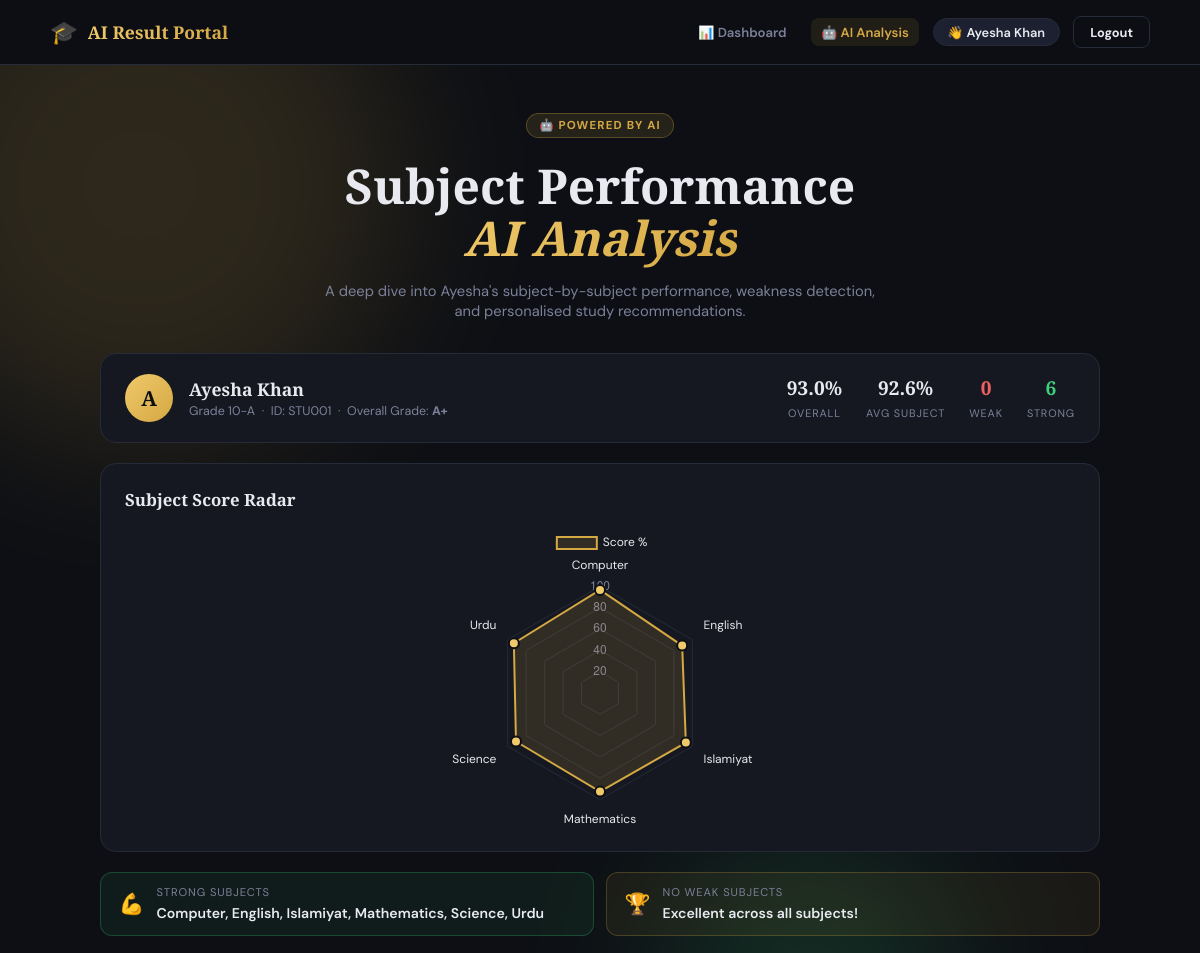
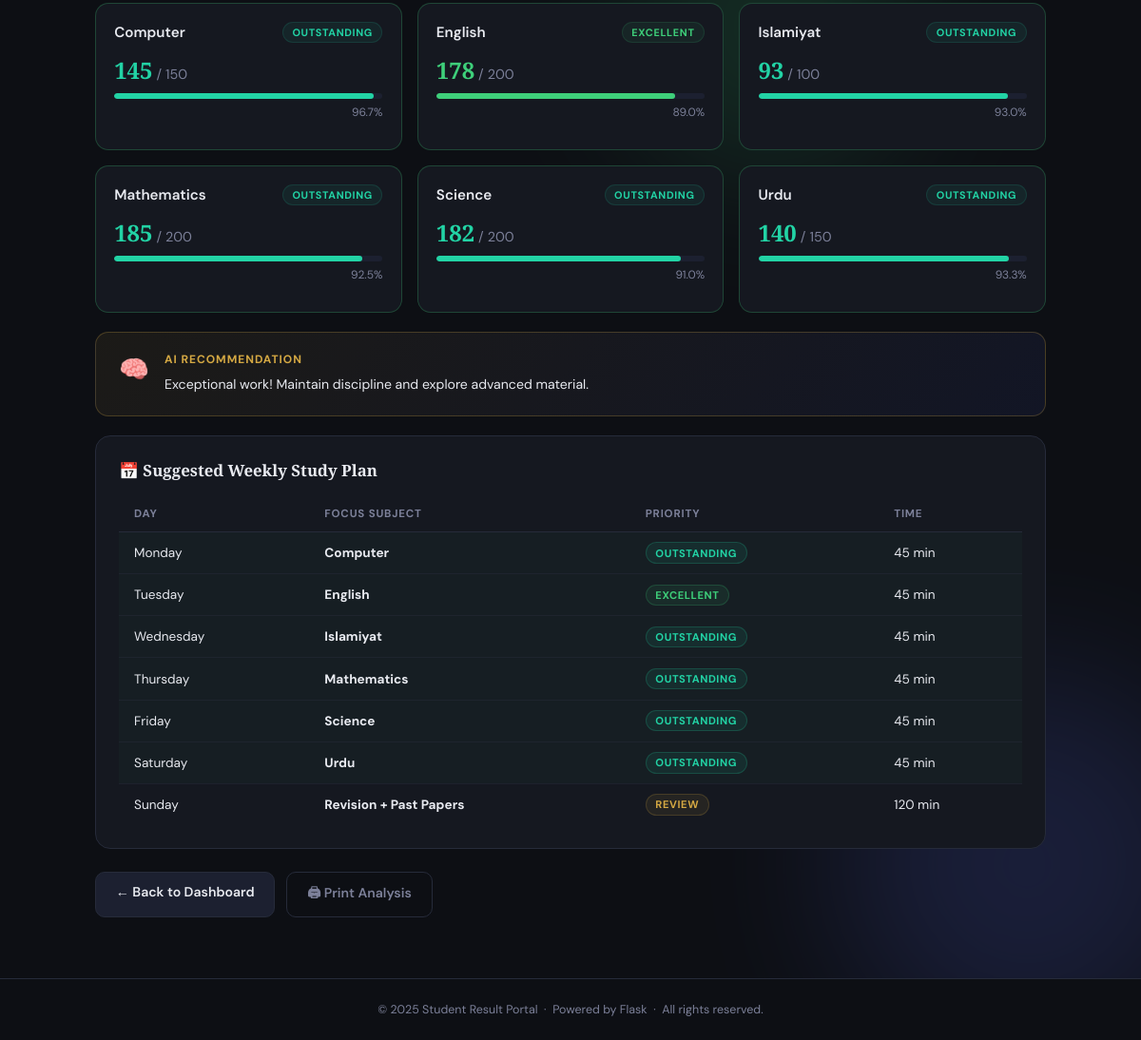
Screenshot of /ai-analysis (signed in) with the database file from the repository (2 pictures, top to bottom).
### tables this page shows
CREATE TABLE students (
            id       TEXT PRIMARY KEY,
            name     TEXT    NOT NULL,
            class    TEXT    NOT NULL,
            total    INTEGER NOT NULL,
            obtained INTEGER NOT NULL,
            grade    TEXT    NOT NULL
        , parent_phone TEXT DEFAULT '', sms_sent INTEGER DEFAULT 0, whatsapp_sent INTEGER DEFAULT 0);

CREATE TABLE subject_marks (
            student_id TEXT    NOT NULL,
            subject    TEXT    NOT NULL,
            obtained   INTEGER NOT NULL,
            PRIMARY KEY (student_id, subject),
            FOREIGN KEY (student_id) REFERENCES students(id)
        );

### app.py (the view)
@app.route("/ai-analysis")
@login_required
def ai_analysis():
    sid=session["student"]["id"]
    student,ai=fetch_student_data(sid)
    if not student: session.clear(); return redirect(url_for("login"))
    return render_template("ai_analysis.html",student=student,ai=ai,user=session["student"])

### app.py (called while the page is built)
def get_db() -> sqlite3.Connection:
    conn = sqlite3.connect(DB_PATH)
    conn.row_factory = sqlite3.Row
    return conn

def login_required(f):
    from functools import wraps
    @wraps(f)
    def d(*a,**kw):
        if "student" not in session: return redirect(url_for("login"))
        return f(*a,**kw)
    return d

def fetch_student_data(sid):
    conn=get_db()
    row=conn.execute("SELECT * FROM students WHERE id=?",(sid,)).fetchone()
    sr =conn.execute("SELECT subject,obtained FROM subject_marks WHERE student_id=?",(sid,)).fetchall()
    conn.close()
    if not row: return None,None
    pct=round((row["obtained"]/row["total"])*100,2)
    student={"id":row["id"],"name":row["name"],"cls":row["class"],
             "total":row["total"],"obtained":row["obtained"],"grade":row["grade"],
             "percentage":pct,"parent_phone":row["parent_phone"] or "",
             "whatsapp_sent":row["whatsapp_sent"]}
    sm={r["subject"]:r["obtained"] for r in sr}
    return student,(analyse_subjects(sm) if sm else None)

### templates/ai_analysis.html (shortened to what this page needs)
<!DOCTYPE html>
<html lang="en">
<head>
  <link rel="stylesheet" href="{{ url_for('static', filename='style.css') }}"/>
</head>
<body>
  <nav class="navbar">
    <div class="nav-inner">
      <div class="nav-brand">
        <span class="nav-icon">🎓</span>
        <span class="nav-title">AI Result Portal</span>
      </div>
      <div class="nav-links">
        <a href="/dashboard"   class="nav-link">📊 Dashboard</a>
        <a href="/ai-analysis" class="nav-link nav-link--active">🤖 AI Analysis</a>
        <span class="nav-user">👋 {{ user.name }}</span>
        <a href="/logout" class="nav-btn nav-btn-outline">Logout</a>
      </div>
    </div>
  </nav>
  <main class="ai-page-main">
    <div class="result-bg">
      <div class="blob blob-1"></div>
    </div>
    <div class="ai-page-wrapper">
      <div class="ai-page-header">
        <span class="ai-chip">🤖 Powered by AI</span>
        <h1 class="ai-page-title">Subject Performance<br/><em>AI Analysis</em></h1>
        <p class="ai-page-sub">
          A deep dive into {{ student.name.split()[0] }}'s subject-by-subject performance,
          weakness detection, and personalised study recommendations.
        </p>
      </div>
      <div class="ai-student-bar">
        <div class="asb-left">
          <div class="asb-avatar">{{ student.name[0] }}</div>
          <div>
            <div class="asb-name">{{ student.name }}</div>
            <div class="asb-meta">
              {{ student.cls }} &nbsp;·&nbsp; ID: {{ student.id }}
              &nbsp;·&nbsp; Overall Grade: <strong>{{ student.grade }}</strong>
            </div>
          </div>
        </div>
        <div class="asb-stats">
          <div class="asb-stat">
            <span class="asb-val">{{ student.percentage }}%</span>
            <span class="asb-lbl">Overall</span>
          </div>
          <div class="asb-stat">
            <span class="asb-val">{{ ai.avg_pct }}%</span>
            <span class="asb-lbl">Avg Subject</span>
          </div>
          <div class="asb-stat">
            <span class="asb-val" style="color:#f06060;">{{ ai.weak|length }}</span>
            <span class="asb-lbl">Weak</span>
          </div>
          <div class="asb-stat">
            <span class="asb-val" style="color:#3ecf7a;">{{ ai.strong|length }}</span>
            <span class="asb-lbl">Strong</span>
          </div>
        </div>
      </div>
      <div class="dash-card" style="margin-bottom:1.25rem;">
        <h3 class="dc-title">Subject Score Radar</h3>
        <div class="chart-wrap chart-wrap--radar">
          <canvas id="radarChart"></canvas>
        </div>
      </div>
      <div class="ai-summary-row">
        {% if ai.strong %}
        <div class="summary-pill strong-pill">
          <span class="pill-icon">💪</span>
          <div>
            <span class="pill-label">Strong Subjects</span>
            <span class="pill-subjects">{{ ai.strong | join(", ") }}</span>
          </div>
        </div>
        {% endif %}
        {% if not ai.weak %}
        <div class="summary-pill perfect-pill">
          <span class="pill-icon">🏆</span>
          <div>
            <span class="pill-label">No Weak Subjects</span>
            <span class="pill-subjects">Excellent across all subjects!</span>
          </div>
        </div>
        {% endif %}
      </div>
      <div class="subject-grid">
        {% for subj, data in ai.subjects.items() %}
        <div class="subject-card
          {% if data.status in ['Weak','Critical'] %}subject-card--weak
          {% elif data.status in ['Outstanding','Excellent'] %}subject-card--strong{% endif %}">
          <div class="sc-top">
            <span class="sc-name">{{ subj }}</span>
            <span class="sc-badge"
              style="color:{{ data.color }};border-color:{{ data.color }}20;background:{{ data.color }}12;">
              {{ data.status }}
            </span>
          </div>
          <div class="sc-marks">
            <span class="sc-obtained" style="color:{{ data.color }}">{{ data.obtained }}</span>
            <span class="sc-sep">/</span>
            <span class="sc-total">{{ data.total }}</span>
          </div>
          <div class="sc-bar-track">
            <div class="sc-bar-fill" style="width:{{ data.pct }}%;background:{{ data.color }};"></div>
          </div>
          <div class="sc-pct">{{ data.pct }}%</div>
        </div>
        {% endfor %}
      </div>
      <div class="ai-advice ai-advice--lg">
        <div class="advice-icon">🧠</div>
        <div class="advice-body">
          <p class="advice-heading">AI Recommendation</p>
          <p class="advice-text">{{ ai.overall_advice }}</p>
        </div>
      </div>
      <div class="dash-card" style="margin-top:1.25rem;">
        <h3 class="dc-title">📅 Suggested Weekly Study Plan</h3>
        <table class="study-table">
          <thead>
            <tr>
              <th>Day</th>
              <th>Focus Subject</th>
              <th>Priority</th>
              <th>Time</th>
            </tr>
          </thead>
          <tbody>
            {% set days = ["Monday","Tuesday","Wednesday","Thursday","Friday","Saturday"] %}
            {% set subjects = ai.subjects.items() | list %}
            {% for i in range([subjects|length, 6] | min) %}
            {% set subj = subjects[i][0] %}
            {% set data = subjects[i][1] %}
            <tr class="{% if data.status in ['Weak','Critical'] %}tr-weak{% elif data.status in ['Outstanding','Excellent'] %}tr-strong{% endif %}">
              <td>{{ days[i] }}</td>
              <td><strong>{{ subj }}</strong></td>
              <td>
                <span class="tbl-badge" style="color:{{ data.color }};background:{{ data.color }}15;border:1px solid {{ data.color }}30;">
                  {{ data.status }}
                </span>
              </td>
              <td>{{ "90 min" if data.status in ["Weak","Critical"] else ("60 min" if data.status == "Average" else "45 min") }}</td>
            </tr>
            {% endfor %}
            <tr>
              <td>Sunday</td>
              <td><strong>Revision + Past Papers</strong></td>
              <td><span class="tbl-badge" style="color:#d4a843;background:#d4a84315;border:1px solid #d4a84330;">Review</span></td>
              <td>120 min</td>
            </tr>
          </tbody>
        </table>
      </div>
      <div class="dash-actions" style="margin-top:1.5rem;">
        <a href="/dashboard" class="btn-back">← Back to Dashboard</a>
        <button onclick="window.print()" class="btn-print">🖨 Print Analysis</button>
      </div>
    </div>
  </main>
  <footer class="footer">
    <p>© 2025 Student Result Portal &nbsp;·&nbsp; Powered by Flask &nbsp;·&nbsp; All rights reserved.</p>
  </footer>
  <script>
    fetch("/api/chart-data")
      .then(r => r.json())
      .then(data => {
        const ctx = document.getElementById("radarChart").getContext("2d");
        new Chart(ctx, {
          type: "radar",
          data: {
            labels: data.labels,
            datasets: [{
              label: "Score %",
              data: data.percentages,
              backgroundColor: "rgba(212,168,67,.15)",
              borderColor: "#d4a843",
              pointBackgroundColor: "#f0c96a",
              pointBorderColor: "#0d0f14",
              pointRadius: 5,
              borderWidth: 2,
            }]
          },
          options: {
            responsive: true,
            maintainAspectRatio: false,
            scales: {
              r: {
                min: 0, max: 100,
                ticks: { color: "#7c8099", backdropColor: "transparent", stepSize: 20 },
                grid:  { color: "#262b3a" },
                pointLabels: { color: "#e8eaf0", font: { family: "DM Sans", size: 12 } }
              }
            },
            plugins: {
              legend: { labels: { color: "#e8eaf0", font: { family: "DM Sans" } } }
            }
          }
        });
      });
  </script>
</body>
</html>

### rows the page displays
students: name "Ayesha Khan", name "Ayesha", name "A", cls "Grade 10-A", id "STU001", grade "A+"
subject_marks: subject "Computer", status "OUTSTANDING", obtained "145", total "150", pct "96.7", subjects "Computer"
subject_marks: subject "English", status "EXCELLENT", obtained "178", total "200", pct "89.0", subjects "English"
subject_marks: subject "Islamiyat", status "OUTSTANDING", obtained "93", total "100", pct "93.0", subjects "Islamiyat"
subject_marks: subject "Mathematics", status "OUTSTANDING", obtained "185", total "200", pct "92.5", subjects "Mathematics"
subject_marks: subject "Science", status "OUTSTANDING", obtained "182", total "200", pct "91.0", subjects "Science"
subject_marks: subject "Urdu", status "OUTSTANDING", obtained "140", total "150", pct "93.3", subjects "Urdu"

### other values shown
{{ student.percentage }} "93.0"
{{ ai.avg_pct }} "92.6"
{{ ai.weak|length }} "0"
{{ ai.strong|length }} "6"
{{ ai.strong | join(", ") }} "Computer, English, Islamiyat, Mathematics, Science, Urdu"
{{ ai.overall_advice }} "Exceptional work! Maintain discipline and explore advanced material."
{{ days[i] }} "Monday" "Tuesday" "Wednesday" "Thursday" "Friday" "Saturday"
{{ data.status }} "OUTSTANDING" "EXCELLENT" "OUTSTANDING" "OUTSTANDING" "OUTSTANDING" "OUTSTANDING"
